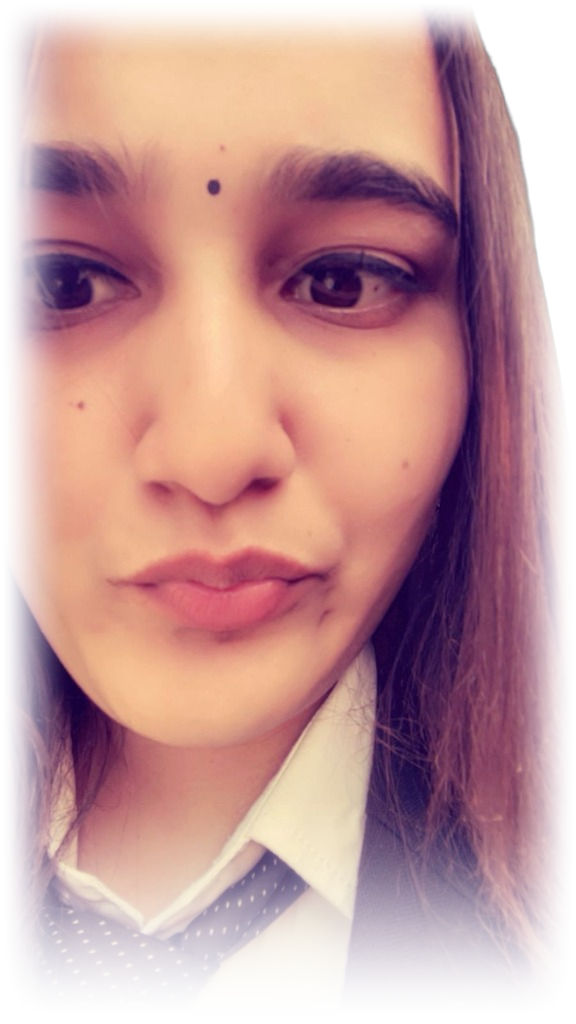
#> input picture assets/profile-cutout.png, 576 x 1024 px, found by its file name
$ python prepare_hero_assets.py
#> lines starting #> are read from the running program, lines starting #| are printed output that depends on the picture
import os
from PIL import Image, ImageFilter, ImageEnhance
import numpy as np

def process_portrait():
    src_path = r'c:\apsara situala\apsara sitaula projects\port\assets\profile-cutout.png'
    out_path = r'c:\apsara situala\apsara sitaula projects\port\assets\profile-cutout-integrated.png'

    if not os.path.exists(src_path):
        print("Source cutout does not exist!")
        return

    im = Image.open(src_path).convert('RGBA')
#> im is the input picture: PIL image 576x1024 RGBA; mean R, G, B, A 163.4, 111.4, 115.4, 186.9
    w, h = im.size
#> w = 576; h = 1024
    print(f"Loaded portrait: {w}x{h}")
#| Loaded portrait: 576x1024

    arr = np.array(im, dtype=np.float32)
    alpha = arr[:, :, 3]
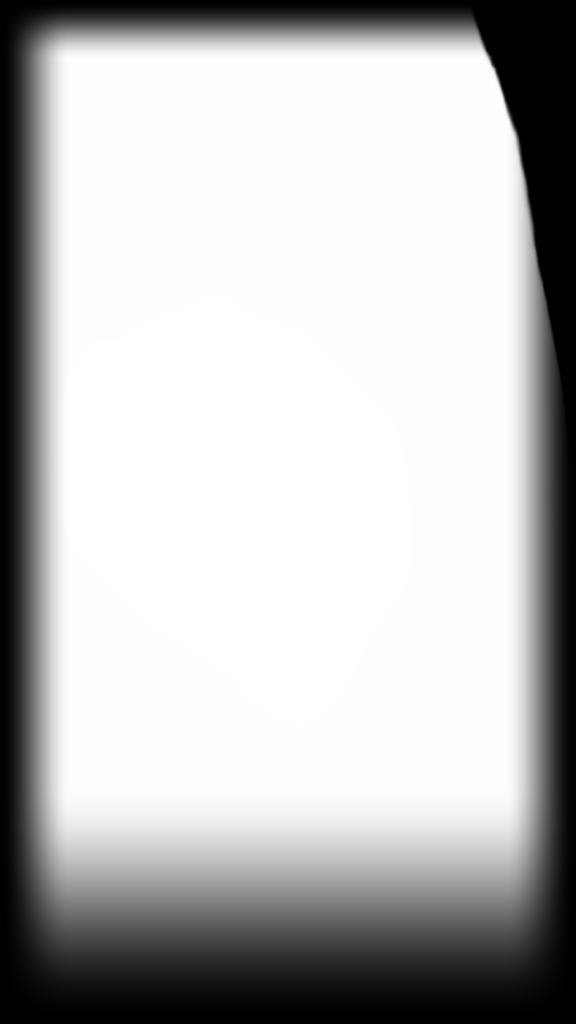
#> alpha: shape (1024, 576) float32; min 0, max 255, mean 186.9

    # Create a smooth organic feathering mask to remove the sharp rectangular cut
    # Left edge: feather across 120px
    x_indices = np.arange(w)
#> x_indices = 576 values from 0 to 575
    left_ramp = np.clip(x_indices / 120.0, 0.0, 1.0)
#> left_ramp = 576 values from 0 to 1
    left_ease = 3 * (left_ramp ** 2) - 2 * (left_ramp ** 3) # smoothstep
#> left_ease = 576 values from 0 to 1

    # Right edge: feather across 150px
    right_ramp = np.clip((w - 1 - x_indices) / 150.0, 0.0, 1.0)
    right_ease = 3 * (right_ramp ** 2) - 2 * (right_ramp ** 3) # smoothstep

    horizontal_mask = left_ease * right_ease

    # Bottom edge: feather across bottom 450px so torso dissolves naturally
    y_indices = np.arange(h)
#> y_indices = 1024 values from 0 to 1023
    bottom_start = h - 450
#> bottom_start = 574
    bottom_ramp = np.clip((h - 1 - y_indices) / 450.0, 0.0, 1.0)
    bottom_ease = 3 * (bottom_ramp ** 2) - 2 * (bottom_ramp ** 3)

    # Top edge: gently soften top 40px
    top_ramp = np.clip(y_indices / 40.0, 0.0, 1.0)
    top_ease = 3 * (top_ramp ** 2) - 2 * (top_ramp ** 3)

    vertical_mask = bottom_ease * top_ease

    # 2D combined mask
    mask_2d = np.outer(vertical_mask, horizontal_mask)

    # Apply to existing alpha
    new_alpha = alpha * mask_2d
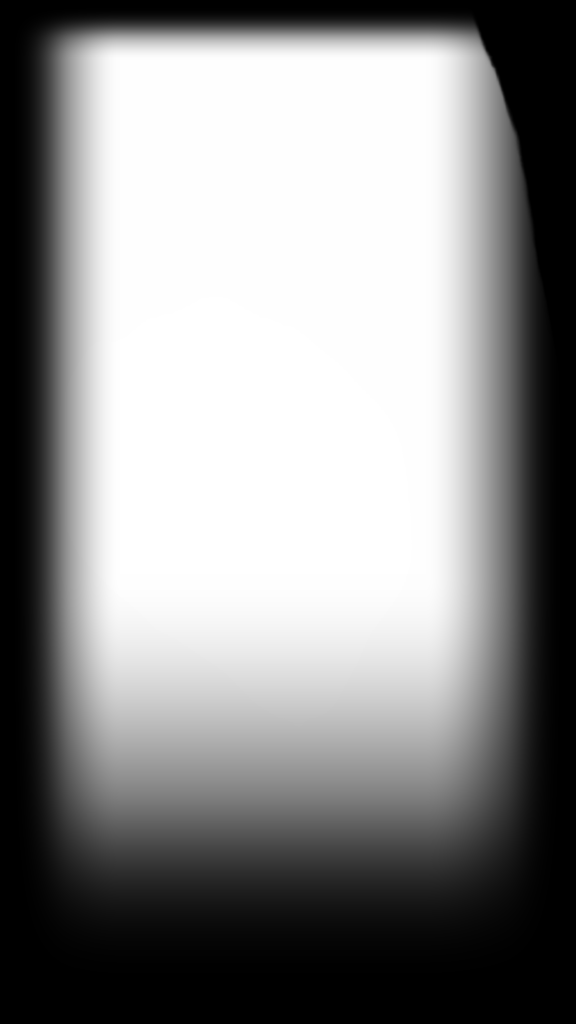
#> new_alpha: shape (1024, 576) float64; min 0, max 255, mean 140.3
    arr[:, :, 3] = new_alpha
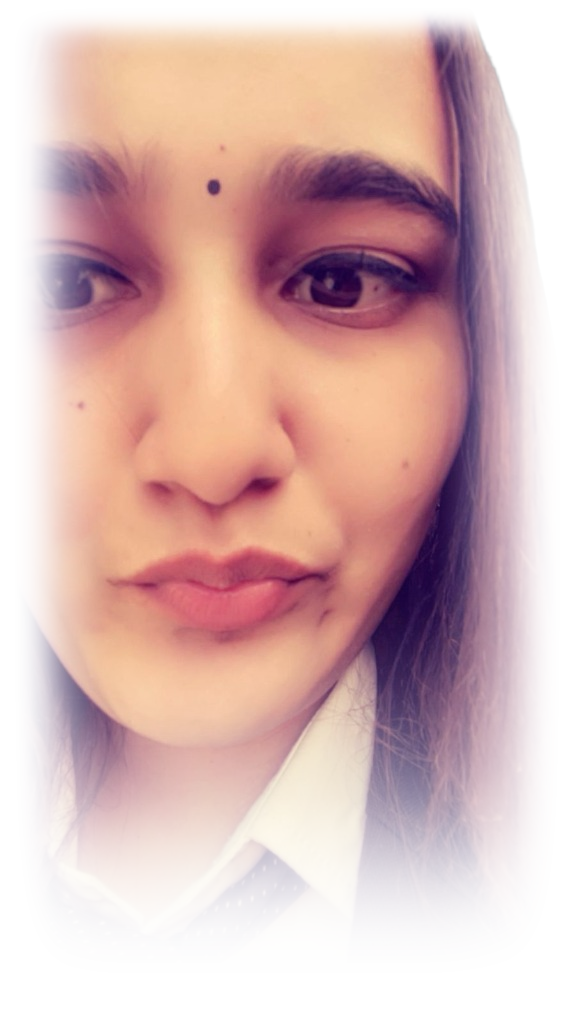
#> arr: shape (1024, 576, 4) float32; mean R, G, B, A 163.4, 111.4, 115.4, 140.4; transparent parts drawn white

    # Subtly enhance contrast & color saturation so she pops against the rose brush
    result_img = Image.fromarray(arr.astype(np.uint8), 'RGBA')

    # Save
    result_img.save(out_path)
    print(f"Saved feathered portrait to {out_path}")

if __name__ == '__main__':
    process_portrait()

$ run again, with assets/profile-red-shawl.png copied over assets/profile-cutout.png
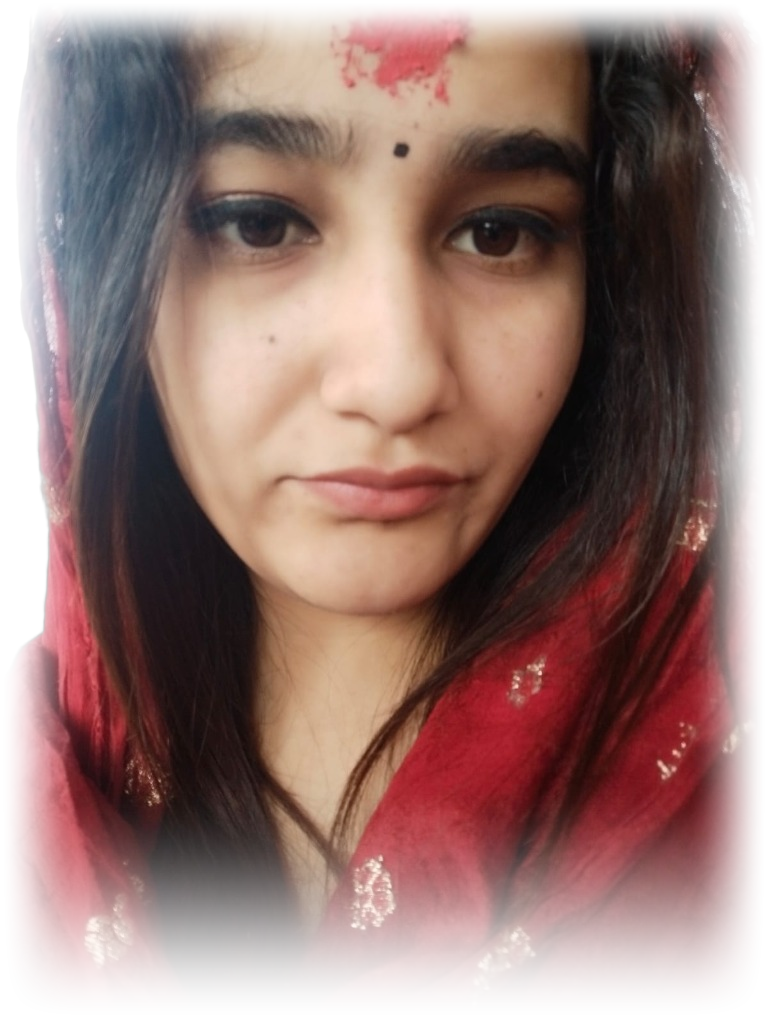
#> input picture assets/profile-red-shawl.png, 768 x 1024 px, found by its file name
#> in process_portrait, im is the input picture: PIL image 768x1024 RGBA; mean R, G, B, A 112.9, 70.8, 66.2, 192.7
#| Loaded portrait: 768x1024
#> in process_portrait, `new_alpha = alpha * mask_2d`:
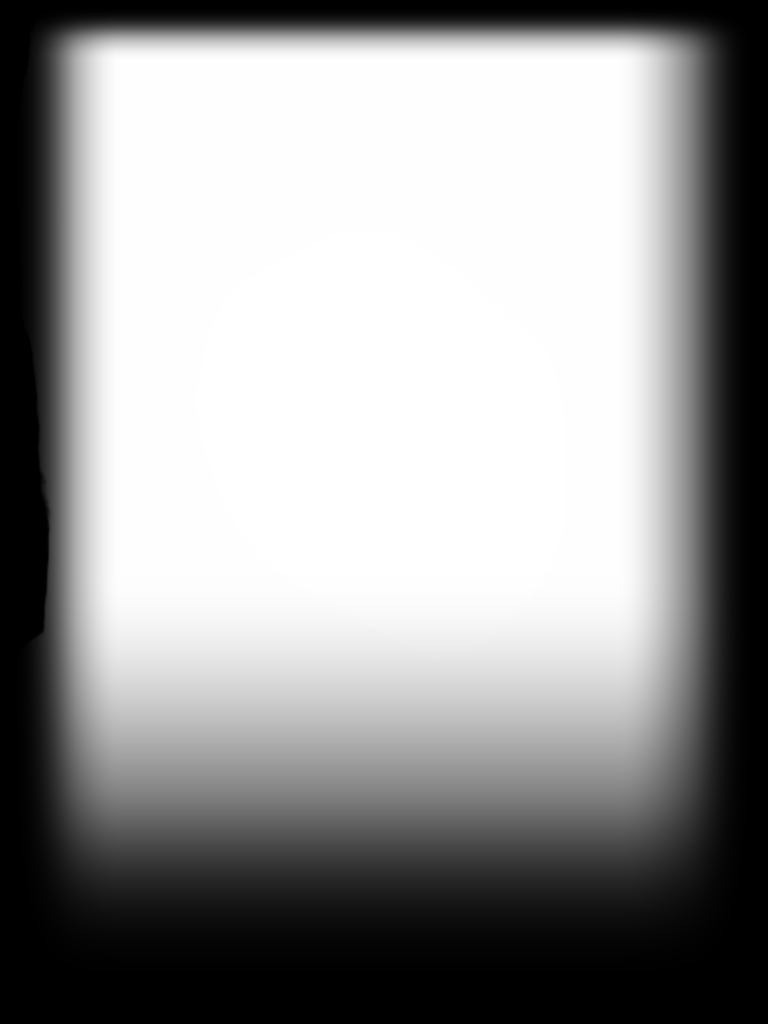
#> new_alpha: shape (1024, 768) float64; min 0, max 255, mean 151.7
#> in process_portrait, `arr[:, :, 3] = new_alpha`:
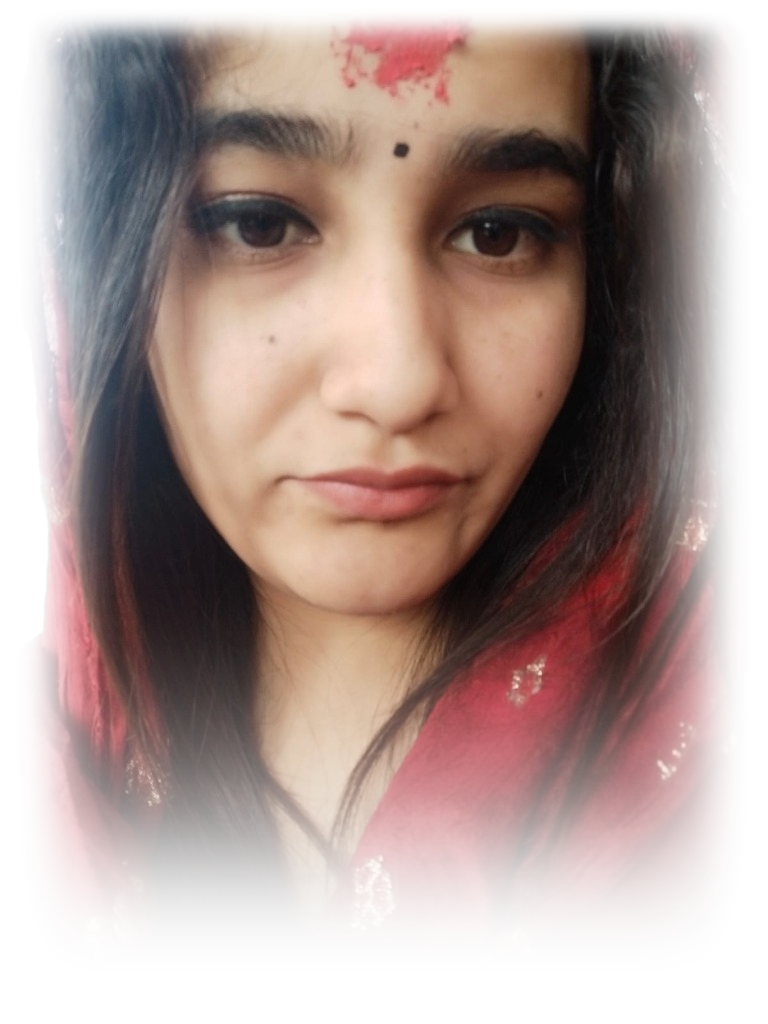
#> arr: shape (1024, 768, 4) float32; mean R, G, B, A 112.9, 70.8, 66.2, 151.9; transparent parts drawn white

$ run again, with assets/profile.png copied over assets/profile-cutout.png
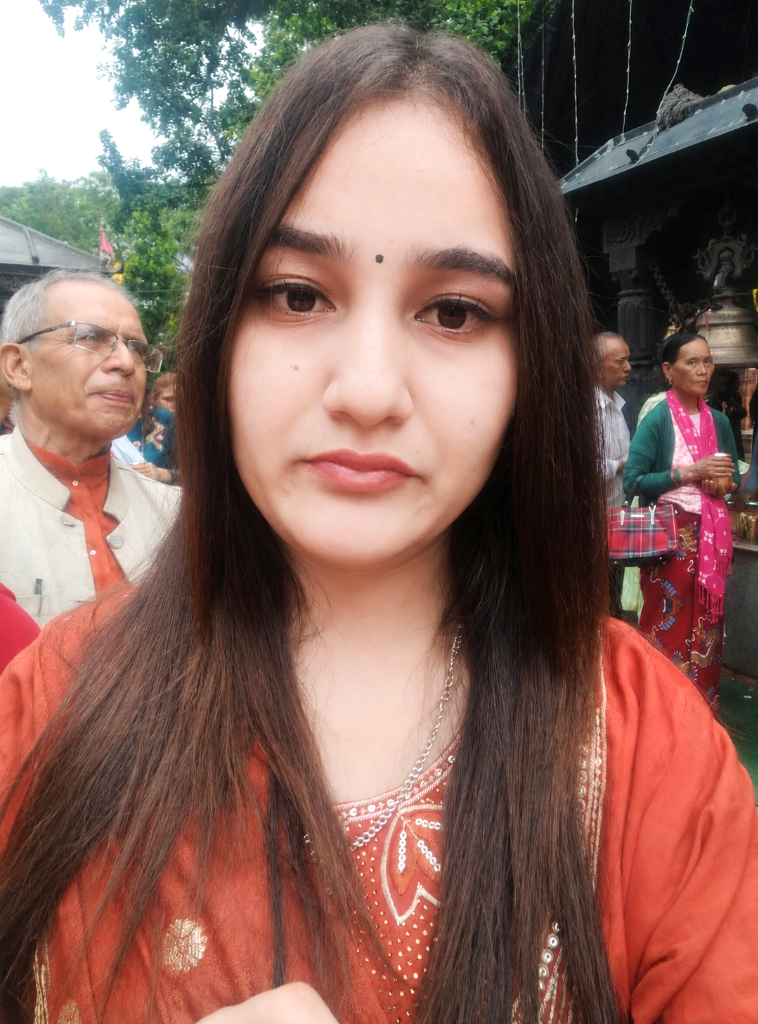
#> input picture assets/profile.png, 758 x 1024 px, found by its file name
#| Loaded portrait: 758x1024
#> alpha: shape (1024, 758) float32; every value is 255
#> in process_portrait, `new_alpha = alpha * mask_2d`:
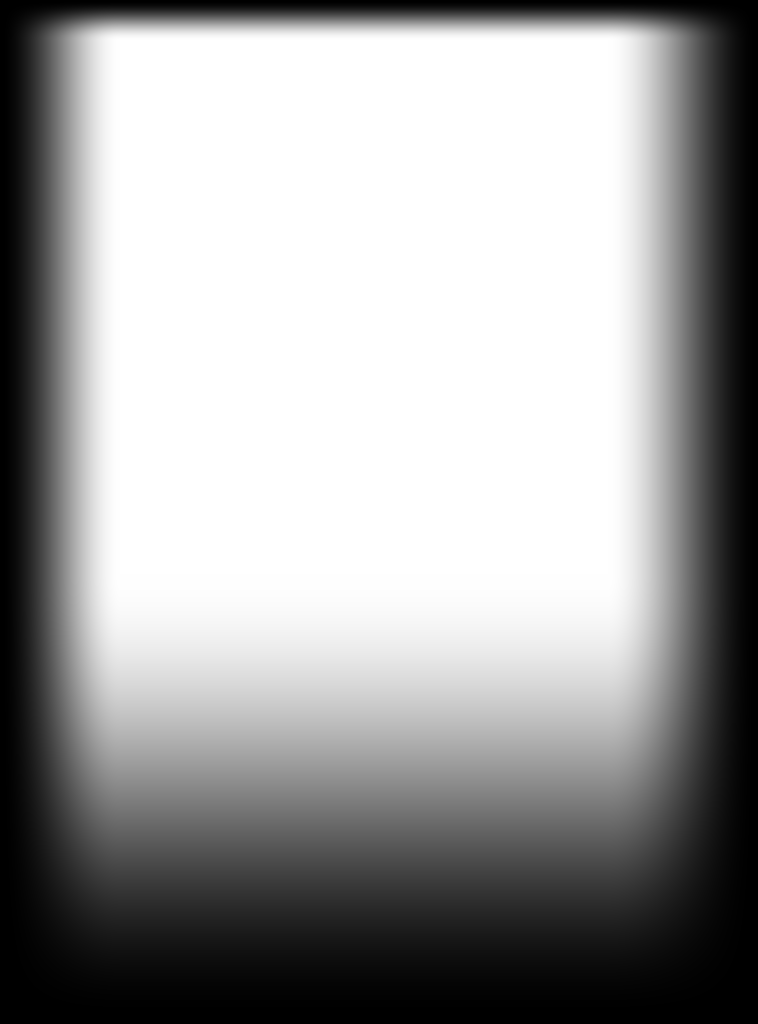
#> new_alpha: shape (1024, 758) float64; min 0, max 255, mean 159
#> in process_portrait, `arr[:, :, 3] = new_alpha`:
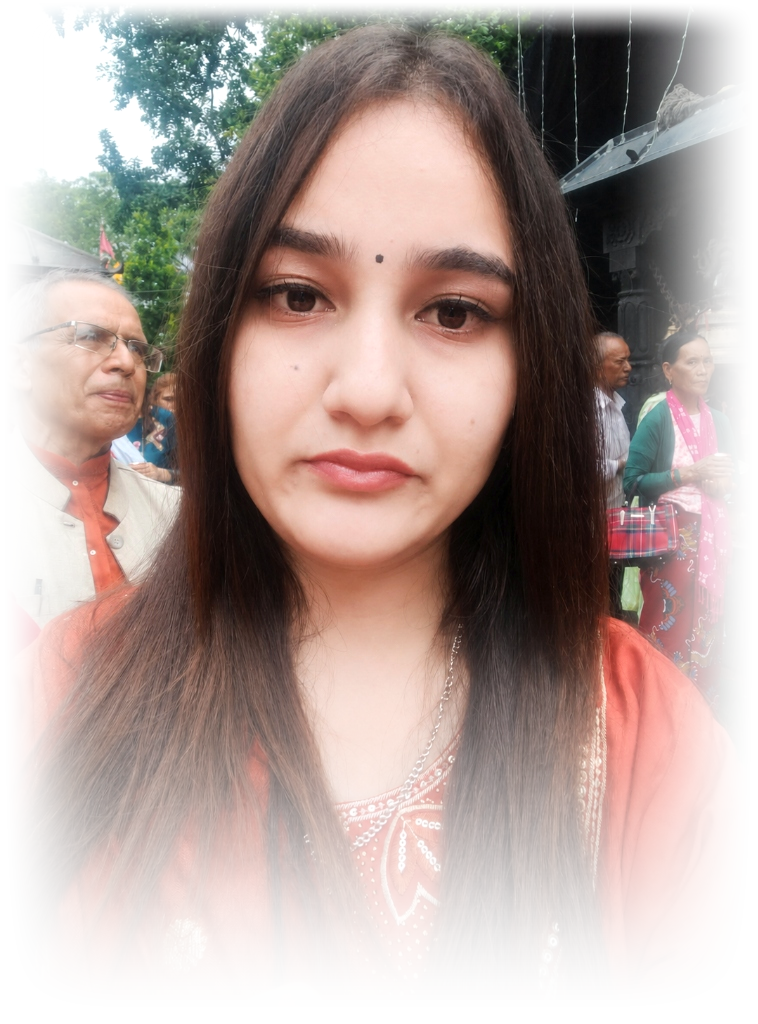
#> arr: shape (1024, 758, 4) float32; mean R, G, B, A 134.9, 98.8, 89.8, 159.3; transparent parts drawn white
